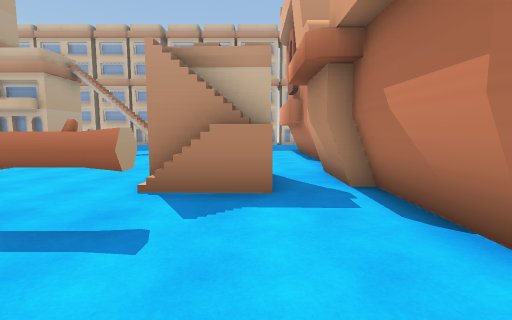
[1] (above)

18 first-person views from a walk through a Unity game level. The camera is 1.5 m above the floor, tilts 6° down and sees 85° across. The floor is counted in squares, 1.75 m on a side. Each view is taken from the middle of a square. On the plan, view 1 faces up. The plan holds only what a view shows up to about 11 squares ahead; the rest is blank. The place goes on beyond the plan. The player character is not drawn. Door leaves are left out, so doorways stand open. Some surface patterns are stand-ins.

[2]
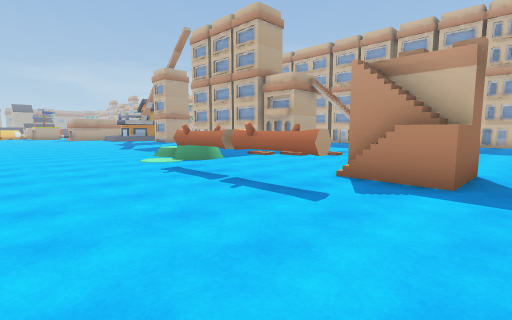

[3]
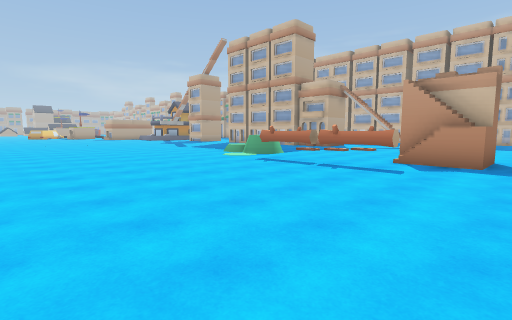

[4]
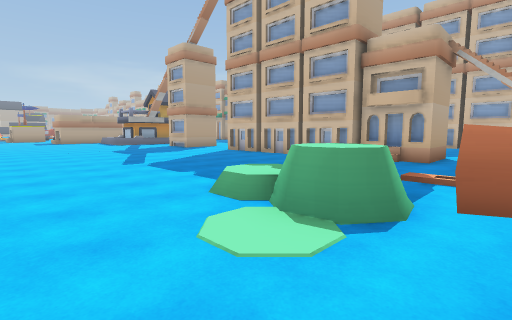

[5]
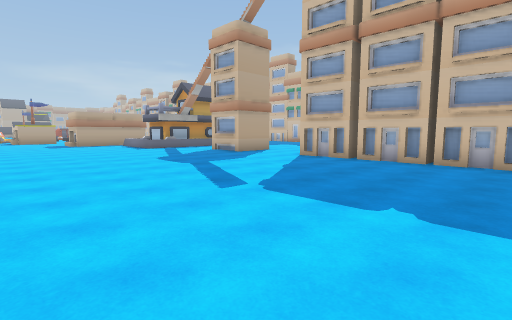

[6]
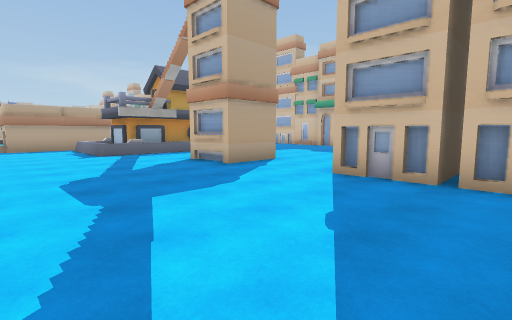

[7]
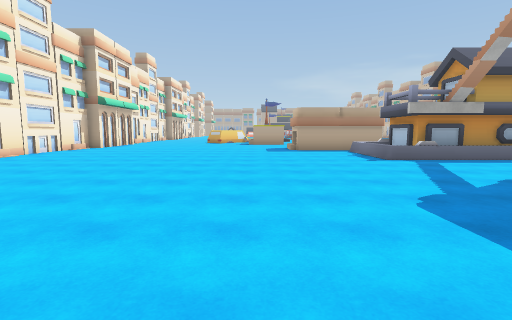

[8]
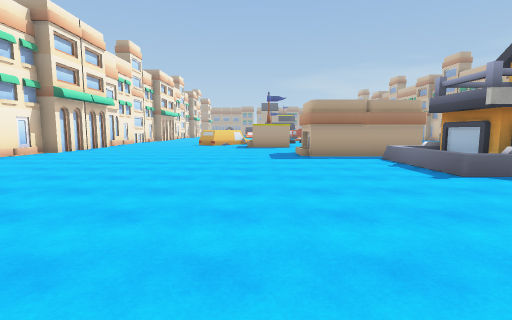

[9]
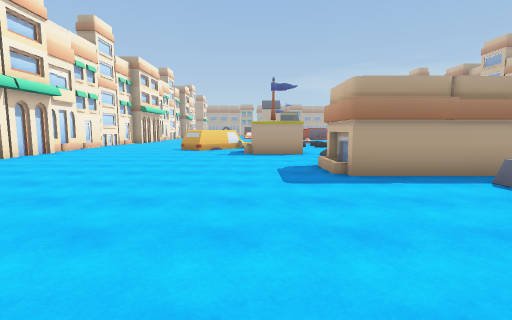

[10]
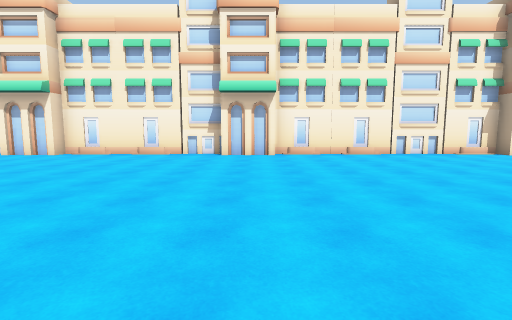

[11]
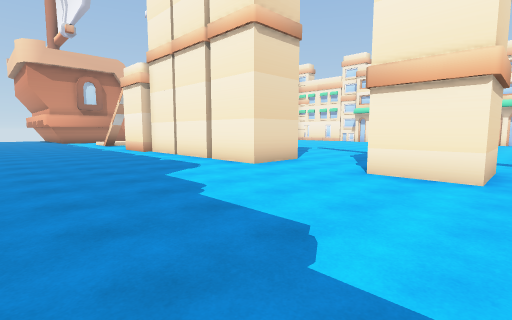

[12]
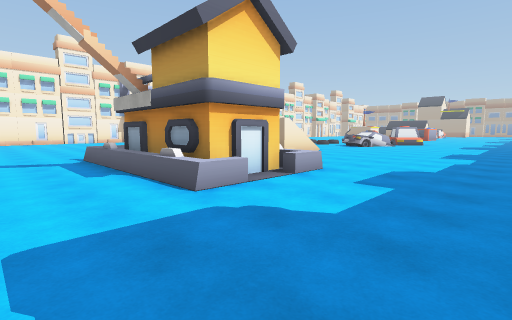

[13]
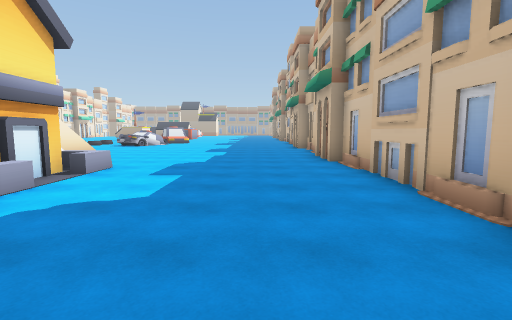

[14]
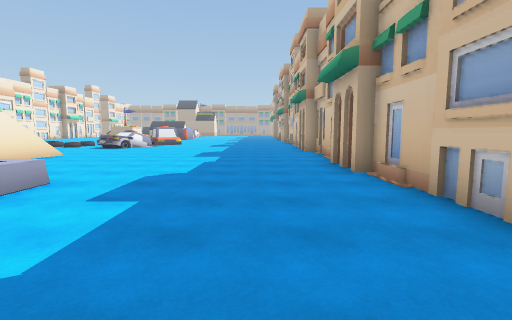

[15]
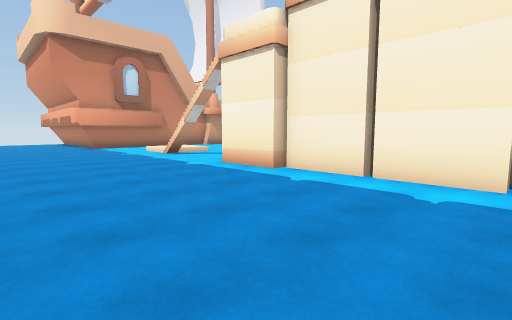

[16]
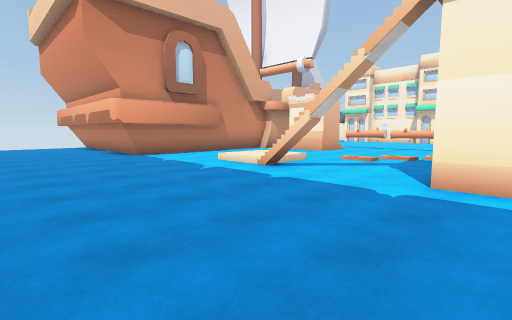

[17]
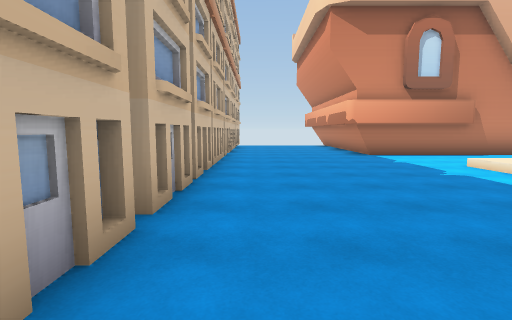

[18]
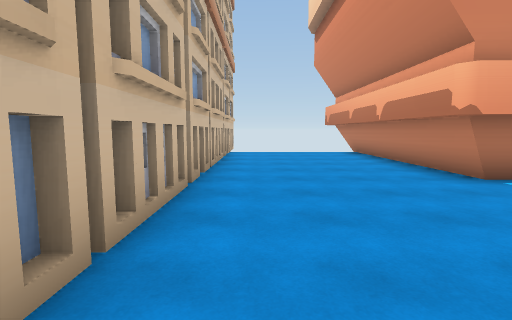

### Floor plan
Key: @ floor where view 1 was taken; # wall or solid block; x gap in a wall; . main floor; : floor 0.25 m higher than the main floor; / step, stairs or slope; ^ raised ledge; O other object.
Columns run from 32 left of view 1 to 8 right of it. Each row starts with its distance up from view 1.
 19 ###  #######
 18 ....##.....#
 17 .............            ################
 16 .........................................
 15 .........................................
 14 .........................................
 13 .........................................
 12 .......^##........................#######
 11 ......   #........######OO..///...#
 10 ....     #...##...######OO.../:...#
  9 ..//     #...##...######.....// ..#
  8     O  ^##.............. ..//.  ..#
  7     OO.^^^.............. ../... ..#
  6     O................... ./....  .#
  5 ..//OO..................//.....##x#
  4 #......................./^^....//.#
  3 #......................../.OOOO...#
  2 ..................................#
  1 ..................................
  0 ................................@.
 -1 ..................................
 -2 ..................................
 -3 ..................................
 -4 ..................................
 -5 #####........##.....###
 -6     #################

Positions as (right, up) in squares from view 1, and headings:
1: (0, 0), facing up
2: (1, -1), facing up-left
3: (1, -4), facing up-left
4: (-5, 1), facing up-left
5: (-9, 1), facing up-left
6: (-12, 4), facing up-left
7: (-14, 3), facing left
8: (-17, 3), facing left
9: (-21, 3), facing left
10: (-19, 5), facing down
11: (-20, 16), facing down-right
12: (-20, 16), facing down-left
13: (-19, 16), facing left
14: (-21, 16), facing left
15: (-13, 16), facing down-right
16: (-8, 16), facing down-right
17: (-8, 16), facing right
18: (-3, 16), facing right
